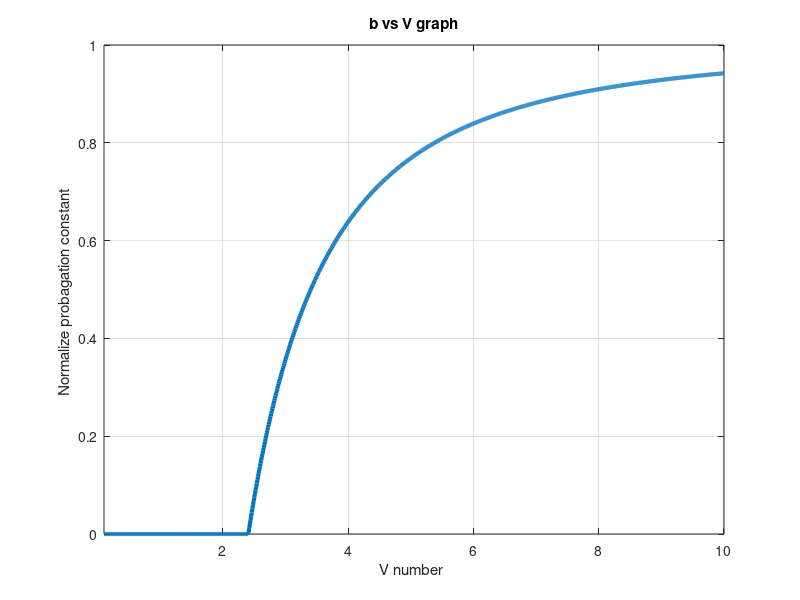

Here is the MATLAB script that generated this plot:
clc;
clear ;
close all;
n1 = 1.48;
n2 = 1.46;
n_eff = 1.47;
lamda = 845e-9;
a = 83e-6;

%propagation constant
B = (2 * pi * n_eff)/lamda;
% normalize propagation constant 
b = (n_eff^2 - n2^2)/(n1^2-n2^2);
%Numarical apperture 
NA = sqrt(n1^2-n2^2);
%Normalize frequncey 
V = (2 * pi * a * NA)/lamda ;

% cut of wavelength 
lamda_c = (2 * pi * a * NA)/2.405;


if V < 2.405
    fprintf("Single mode fiber\n");
    M = 1;
else
    fprintf("MMF\n");
    M = (V^2)/2;
end


V_graph = 0.1 : 0.01 : 10;
b_graph = zeros(size(V_graph));

for i = 1 : length(V_graph)
    if V_graph(i) <= 2.405
        b_graph(i) = 0;

    else
        b_graph(i) = 1-(2.405/V_graph(i))^2;
    end
end

plot(V_graph , b_graph , 'LineWidth' , 3);
grid on;
xlabel("V number " );
ylabel("Normalize probagation constant ");
title("b vs V graph");
xlim([0.1,10]);
ylim([0,1]);
fprintf("Propagation Constant B = %f\n",B);
fprintf("Normalize propagation constant b = %f\n",b);
fprintf("Numarical Aperture = %f \n", NA);
fprintf("V number or normalize frequncy = %f\n", V);
fprintf("Cut Off wavelength = %f\n",lamda_c);
fprintf("Number of the mode = %d\n",M);
